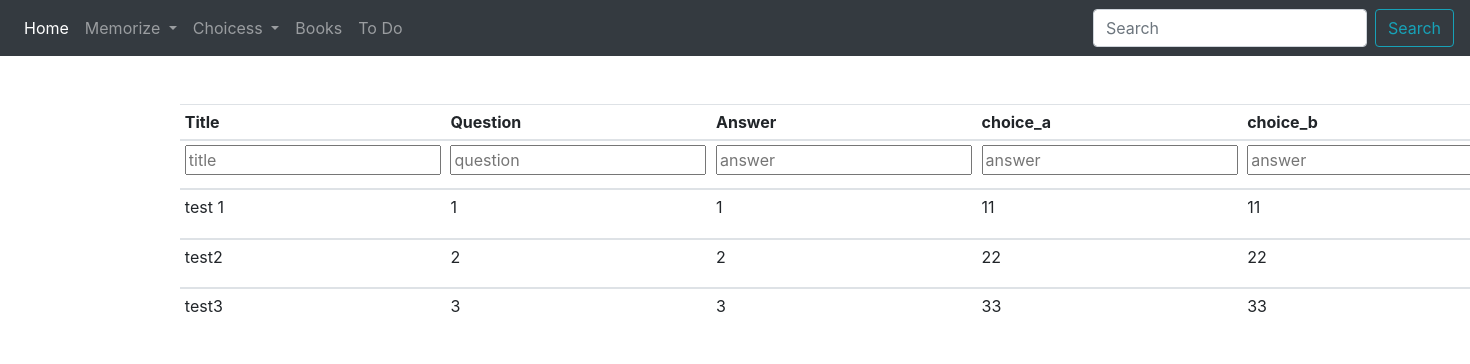
The app's page /choicess/new_qa with its own data.
### choicess/models.py (models this page shows, shortened)
class Choicess(models.Model):
    title = models.CharField(max_length=200, null=True, blank=True)
    question = models.CharField(max_length=200)
    answer = models.CharField(max_length=200)
    choice_a = models.CharField(max_length=200, null=True, blank=True)
    choice_b = models.CharField(max_length=200, null=True, blank=True)

### choicess/views.py (the view)
# urls.py: path('new_qa', views.new_qa, name='new_qa'),
def new_qa(request):
    if request.method == 'POST':
        Choicess.objects.create(title=request.POST.get('title'),
                                question=request.POST.get('question'),
                                answer=request.POST.get('answer'),
                                choice_a=request.POST.get('choice_a'),
                                choice_b=request.POST.get('choice_a'))
    obj = Choicess.objects.all()
    context = {'obj': obj}
    template_name = 'choicess/new_qa.html'
    return render(request, template_name, context)

### choicess/templates/choicess/new_qa.html (shortened to what this page needs)
{% extends 'cards/base.html'%}
{% block body_block%}
<div class='container'>
<table class="table table-sm">
  <thead>
    <tr>
      <th scope="col">Title</th>
      <th scope="col">Question</th>
      <th scope="col">Answer</th>
      <th scope="col">choice_a</th>
      <th scope="col">choice_b</th>
    </tr>
  </thead>
      <tr>
      <td><form method='POST'>{%csrf_token%} <input type="text" name="title" placeholder="title"></td>
      <td><form method='POST'>{%csrf_token%} <input type="text" name="question" placeholder="question"></td>
      <td><form method='POST'>{%csrf_token%} <input type="text" name="answer" placeholder="answer"></td>
      <td><form method='POST'>{%csrf_token%} <input type="text" name="choice_a" placeholder="answer"></td>
      <td><form method='POST'>{%csrf_token%} <input type="text" name="choice_b" placeholder="answer"></td>
    </tr>
  {%for o in obj%}
  <tbody>
    <tr>
      <td>{{o.title}}</td>
      <td>{{o.question}}</td>
      <td>{{o.answer}}</td>
      <td>{{o.choice_a}}</td>
      <td>{{o.choice_b}}</td>
    </tr>
 {%endfor%}
  </tbody>
</table>
</div>
  {%endblock%}

### records on screen
Choicess: title "test 1", question "1", answer "1", choice_a "11", choice_b "11"
Choicess: title "test2", question "2", answer "2", choice_a "22", choice_b "22"
Choicess: title "test3", question "3", answer "3", choice_a "33", choice_b "33"
